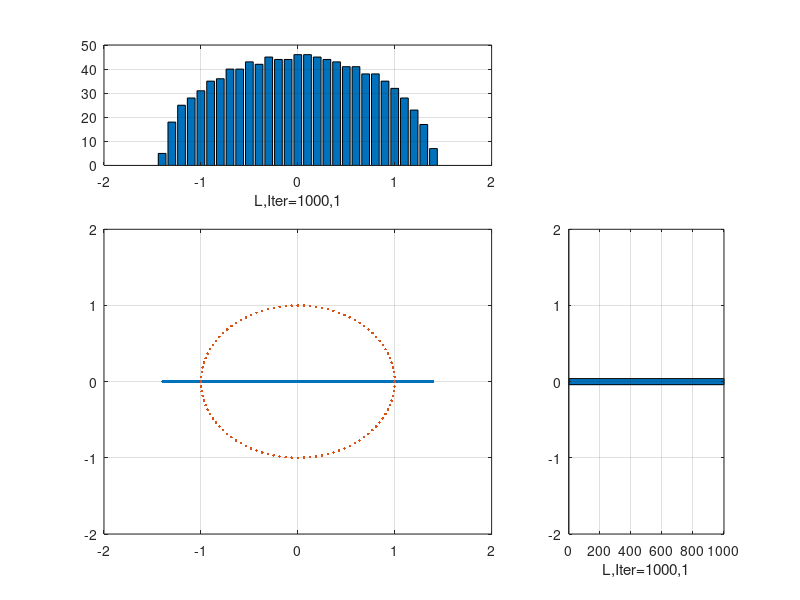

Here is the MATLAB script that generated this plot:
clf;% hold on;
N=1000;
bw=0.1;
cirR = exp(2j*pi*[1:100]/100); % Radius

for L=[ 1e1 1e2 1e3 ]
  iter=ceil(N/L);
  Y=zeros(L,iter);

  for n=1:iter
    %平均値0分散1の正規分布に従うNxN行列
    %行列サイズに依存しない様にsqrt(L)で(正規化固有値)
    %H=randn(L)/sqrt(L);
    H=(randn(L)+1j*randn(L))/sqrt( 2 * L );

    %H=H/sqrt(L);
    R=( H + H')/2; % symmetrise
    Y(:,n)=eig(R);
  end

  range=[-2 +2];
  x=-2:bw:2;
  yr=real(Y(:));
  yi=imag(Y(:));

  subplot(3,3,[1 2]);bar ( x, hist(yr,x) ); % real
  xlabel (sprintf('L,Iter=%d,%d',L,iter))
  xlim(range); grid on
  subplot(3,3,[6 9]);barh( x, hist(yi,x) ); % imag
  xlabel (sprintf('L,Iter=%d,%d',L,iter))
  ylim(range); grid on

  subplot(3,3,[4 8]);
  plot( yr,yi, '.' ); hold on
  plot( cirR , '.' ); hold off

  xlim(range)
  ylim(range)
  grid on

  pause(1)

end
